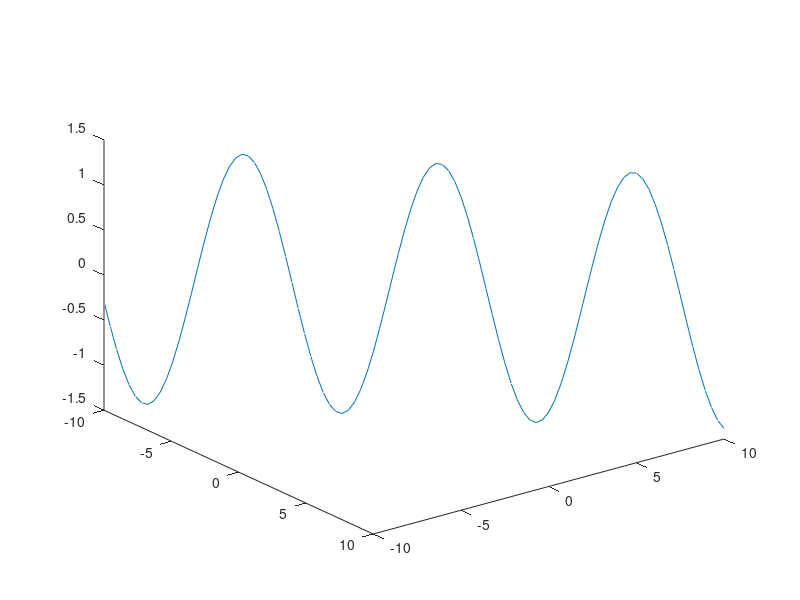

Write the MATLAB code that produced this figure.
% 生成 3D 数据
x = linspace(-10, 10, 100);
y = linspace(-10, 10, 100);
z = sin(x) + cos(y);

% 绘制 3D 图形
figure;
plot3(x, y, z);

% 调整 y 轴正方向为右
set(gca, 'YDir', 'reverse');  % 'reverse' 将 y 轴正向反转
